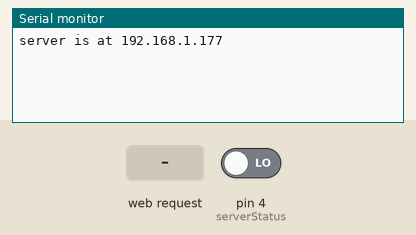
Bench run of a sketch on a simulated Arduino Leonardo, built with avr-gcc and run on an emulated ATmega32U4. On the bench: the last lines printed to the serial monitor. The test bench sets the inputs (shaded band); at power-on: pin 4 (serverStatus) LOW. WiFi joins after 1.5 s; servers stay silent unless stated.

Above: at 1.2 s.
1.3 s: HTTP request GET /Serveron received
At 1.7 s:
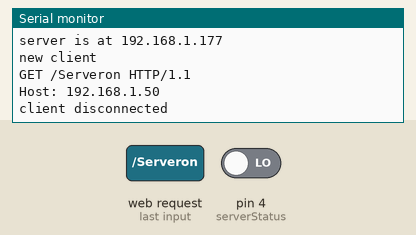
At 2.5 s:
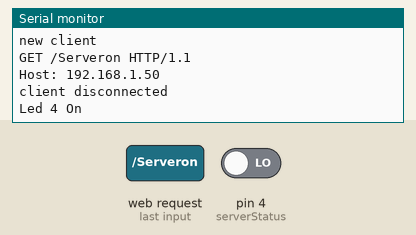

Measured:
- after the input at 1.3 s, the serial monitor: prints a new line at once (image 1)

The sketch:

Server-onoff.ino
```cpp
#include <SPI.h>
#include <UIPEthernet.h>

// Enter a MAC address and IP address for your controller below.
// The IP address will be dependent on your local network:
byte mac[] = {
  0xDE, 0xAD, 0xBE, 0xEF, 0xFE, 0xED };
IPAddress ip(192,168,1,177);

// Initialize the Ethernet server library
// with the IP address and port you want to use
// (port 80 is default for HTTP):
EthernetServer server(11555);


int serverStatus = 4;
String readString = "";


void setup() {
 // Open serial communications and wait for port to open:
  Serial.begin(9600);
   while (!Serial) {
    ; // wait for serial port to connect. Needed for Leonardo only
  }


  // start the Ethernet connection and the server:
  Ethernet.begin(mac, ip);
  server.begin();
  Serial.print("server is at ");
  Serial.println(Ethernet.localIP());


  pinMode(serverStatus, INPUT);
}


void loop() {
  // listen for incoming clients
  EthernetClient client = server.available();
  if (client) {
    Serial.println("new client");
    // an http request ends with a blank line
    boolean currentLineIsBlank = true;
    while (client.connected()) {
      if (client.available()) {
        char c = client.read();
        Serial.write(c);


        if (readString.length() < 100) {

          //store characters to string
          readString += c;
          //Serial.print(c);
        }


        // if you've gotten to the end of the line (received a newline
        // character) and the line is blank, the http request has ended,
        // so you can send a reply
        if (c == '\n' && currentLineIsBlank) {
          // send a standard http response header
          client.println("HTTP/1.1 200 OK");
          client.println("Content-Type: text/html");
          client.println("Connection: close");  // the connection will be closed after completion of the response
	  //client.println("Refresh: 10");  // refresh the page automatically every 5 sec
          client.println();
          client.println("<!DOCTYPE HTML>");
          client.println("<html>");
          client.println("<head>");
          client.println("<title>KERN Server</title>");
          client.println("</head>");
          client.println("<body>");
          client.println("<h1>Status serverja:</h1>");

          if(digitalRead(serverStatus))
            client.println("<p>Server je  <font color=""green"">PRIZGAN</font>!</p>");
          else
            client.println("<p>Server je  <font color=""red"">UGASNJEN</font>!</p>");
          client.println("<br>");
          client.println("<input type=button value=Prizgi/Ugasni onmousedown=location.href='/?Serveron\'>");;
          client.println("<p>Po kliku gumba NE osvezuj strani, saj se to steje kot ponoven klik!</p>");
          client.println("</body>");
          client.println("</html>");
          break;
        }
        if (c == '\n') {
          // you're starting a new line
          currentLineIsBlank = true;
        }
        else if (c != '\r') {
          // you've gotten a character on the current line
          currentLineIsBlank = false;
        }
      }
    }
    // give the web browser time to receive the data
    delay(1);
    // close the connection:
    client.stop();
    Serial.println("client disconnected");

    if(readString.indexOf("Serveron") >0)//checks for on
          {
            digitalWrite(5, HIGH);
            delay(500);
            digitalWrite(5, LOW);
            Serial.println("Led 4 On");
          }
    readString="";
  }
}
```
